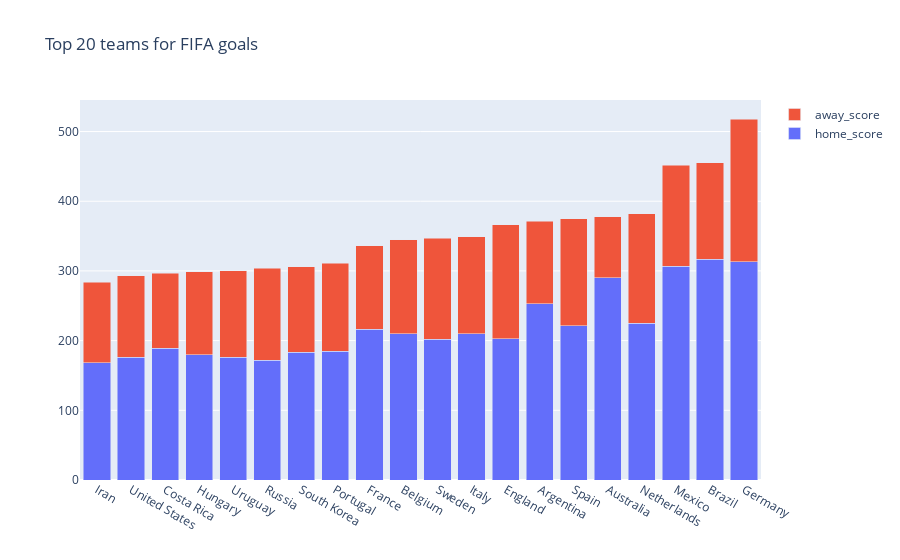

The code cell stored with this chart in its notebook:
### Code cell
import plotly.graph_objects as go

# fig = px.bar(fifa_graph, x=fifa_graph.index, y='total_score',
#              color='home_score',
#              labels={'pop':'Scores per FIFA game'}, height=400)
# fig.show()

fig = go.Figure(data=[
    go.Bar(name='home_score', x=fifa_graph.index, y=fifa_graph['home_score']),
    go.Bar(name='away_score', x=fifa_graph.index, y=fifa_graph['away_score'])
])
# Change the bar mode
fig.update_layout(
    barmode='stack',
    title='Top 20 teams for FIFA goals'
    )
fig.show()

### Figure 1 — Plotly figure (JSON) as saved in the notebook; plotly's stock layout.template omitted (floating-point values rounded to 4 significant figures)
{"data": [{"name": "home_score", "type": "bar", "x": ["Iran", "United States", "Costa Rica", "Hungary", "Uruguay", "Russia", "South Korea", "Portugal", "France", "Belgium", "Sweden", "Italy", "England", "Argentina", "Spain", "Australia", "Netherlands", "Mexico", "Brazil", "Germany"], "y": [168, 176, 189, 180, 176, 172, 183, 185, 216, 210, 202, 210, 203, 253, 221, 290, 225, 307, 317, 313]}, {"name": "away_score", "type": "bar", "x": ["Iran", "United States", "Costa Rica", "Hungary", "Uruguay", "Russia", "South Korea", "Portugal", "France", "Belgium", "Sweden", "Italy", "England", "Argentina", "Spain", "Australia", "Netherlands", "Mexico", "Brazil", "Germany"], "y": [116, 117, 108, 119, 124, 132, 123, 126, 120, 135, 145, 139, 163, 118, 154, 88, 157, 145, 138, 205]}], "layout": {"barmode": "stack", "title": {"text": "Top 20 teams for FIFA goals"}}}
